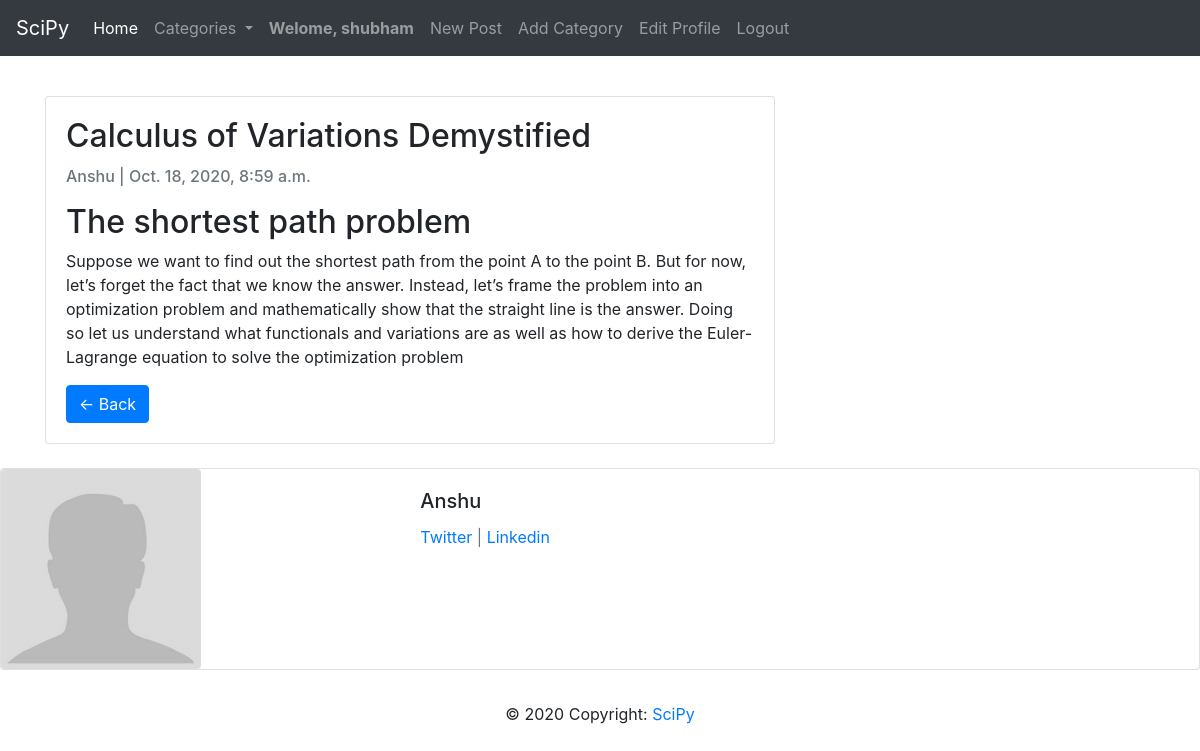
/calculus-of-variations-demystified/ (signed in), run on the app's committed database.
### Blog/models.py (models this page shows, shortened)
class Blog(models.Model):
	author = models.ForeignKey(User,on_delete=models.CASCADE)
	title = models.CharField(max_length=200,unique=True)
	slug = models.SlugField(max_length=200,unique=True)
	content = RichTextField(blank=True, null=True)
	header_image = models.ImageField(null=True,blank=True,upload_to="images/")
	created_on = models.DateTimeField(auto_now_add=True)
	updated_on = models.DateTimeField(auto_now=True)
	category = models.CharField(max_length=200,default='programming')
	snippet = models.CharField(max_length=200)
	likes = models.ManyToManyField(User,related_name='blog_posts')
	class Meta:
		ordering = ['-created_on']

### Blog/views.py (the view)
# urls.py: path('<str:slug>/',ArticleDetailView.as_view(),name='detail'),
class ArticleDetailView(DetailView):
	model = Blog
	template_name = "Blog/details.html"
	def get_context_data(self, *args, **kwargs):
		cat_menu = Category.objects.all()
		context = super(ArticleDetailView,self).get_context_data(*args,**kwargs)
		context["cat_menu"] = cat_menu
		return context

### Blog/models.py (called while the page is built)
	def __str__(self):
		return self.name

### Blog/templates/Blog/details.html (shortened to what this page needs)
{% extends "Blog/base.html" %}
{% load static %}
{% block content %}
{% if user.is_authenticated %}
  <div class="container">
    <div class="row">
      <div class="col-md-8 mt-3 left">
        <div class="card mb-4">
          <div class="card-body">
            <h2 class="card-title">{{ blog.title }}</h2>
            <p class="card-text text-muted h6">{{ blog.author }} | {{ blog.created_on}} </p>
            <p class="card-text">{{blog.content|safe}}</p>
            <a href="{% url 'home'%}" class="btn btn-primary">&#8592; Back</a>
          </div>
        </div>
      </div>
    </div>
  </div>
  <div class="card mb-3">
    <div class="row no-gutters">
      <div class="col-md-4">
        {% if blog.author.profile.profile_pic %}
          <img src="{{ blog.author.profile.profile_pic.url }}" class="rounded" alt="..." width="200" height="200">
        {% else %}
          <img src="{% static 'theblog/images/default.jpg' %}" class="rounded" alt="..." width="200" height="200">
        {% endif %}
      </div>
      <div class="col-md-8">
        <div class="card-body">
          <h5 class="card-title">{{ blog.author }}</h5>
          <p class="text-muted">
          <a href="{{blog.author.profile.twitter_url}}">Twitter</a> |
          <a href="{{blog.author.profile.linkedin_url}}">Linkedin</a></p>
        </div>
      </div>
    </div>
  </div>
{% else %}
  <p>You aren't allowed here.</p>
  <h5>Please <a href="{% url 'login' %}">Login</a></h5>
  <br/><br/>
  <h5>Don't have an account? <a href="{% url 'register' %}">Register</a></h5>
{% endif %}
{% endblock %}

### Blog/templates/Blog/base.html (shortened to what this page needs)
<!DOCTYPE html>
<html>
<head>
	<link rel="stylesheet" href="https://stackpath.bootstrapcdn.com/bootstrap/4.5.2/css/bootstrap.min.css">
</head>
<body>
	<nav class="navbar navbar-expand-lg navbar-dark bg-dark">
		<a class="navbar-brand" href="{% url 'home' %}">SciPy</a>
		<div class="collapse navbar-collapse" id="navbarSupportedContent">
			<ul class="navbar-nav mr-auto">
				<li class="nav-item active">
					<a class="nav-link" href="{% url 'home' %}">Home <span class="sr-only">(current)</span></a>
				</li>
				<li class="nav-item dropdown">
					<a class="nav-link dropdown-toggle" href="#" id="navbarDropdown" role="button" data-toggle="dropdown" aria-haspopup="true" aria-expanded="false">
						Categories
					</a>
				</li>
				{% if user.is_authenticated %}
					<li class="nav-item">
						<a class="nav-link" href="{% url 'home' %}"><strong>Welome, {{user}}</strong></a>
					</li>
					<li class="nav-item">
						<a class="nav-link" href="{% url 'add_blog' %}">New Post</a>
					</li>
					<li class="nav-item">
						<a class="nav-link" href="{% url 'add_category' %}">Add Category</a>
					</li>
					<li class="nav-item">
						<a class="nav-link" href="{% url 'edit_profile' %}">Edit Profile</a>
					</li>
					<li class="nav-item">
						<a class="nav-link" href="{% url 'logout' %}">Logout</a>
					</li>
				{% endif %}
			</ul>
		</div>
	</nav>
	<br>
	{% block content %}
	{% endblock %}
	<footer class="page-footer font-small blue">
		<div class="footer-copyright text-center py-3">© 2020 Copyright:
			<a href="{% url 'home' %}"> SciPy</a>
		</div>
	</footer>
</body>
</html>

### data on the page
Blog: title "Calculus of Variations Demystified", author "Anshu", created_on "Oct. 18, 2020, 8:59 a.m.", content "The shortest path problem Suppose we want to find out the shortest path from the point A to the point B. But for now, let’s forget the fact that we know the answer. Instead, let’s frame the problem into an optimization problem and mathematically show that the straight line is the answer. Doing so let us understand what functionals and variations are as well as how to derive the Euler-Lagrange equation to solve the optimization problem"

### other printed values
{{ user }} "shubham"
